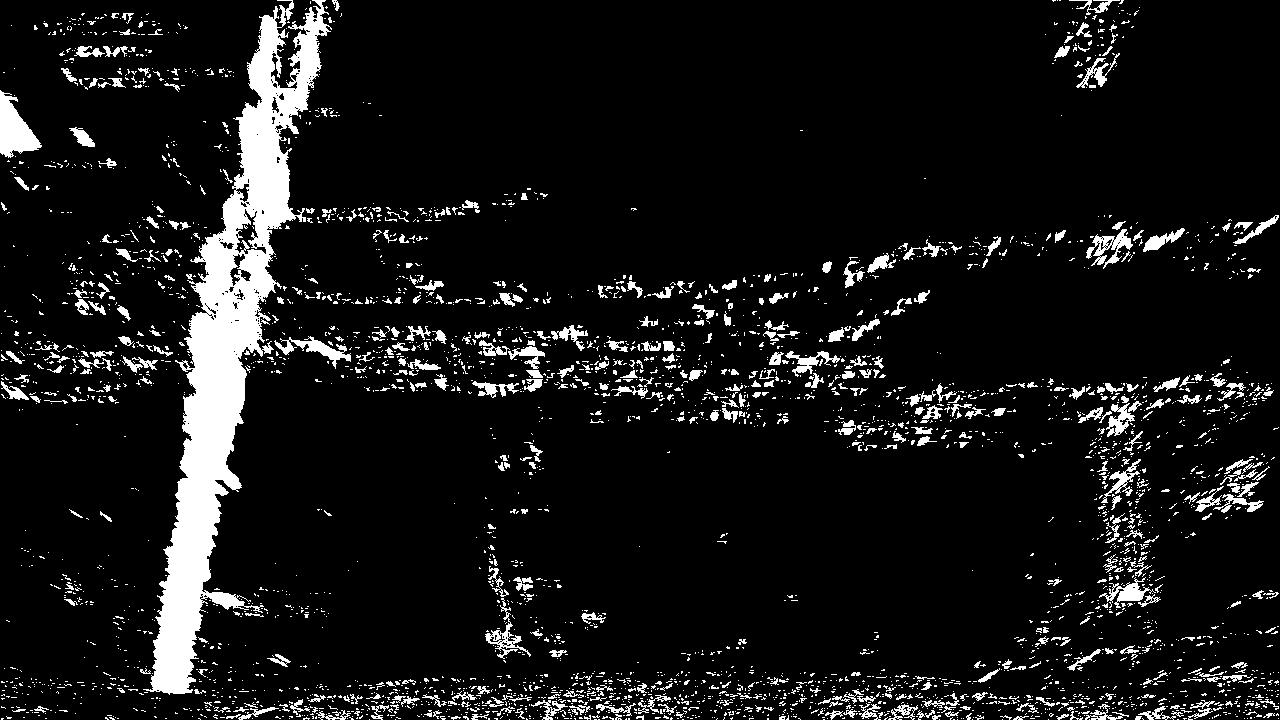
#> input picture test_images/binary_warped5.jpg, 1280 x 720 px; its folder holds 3 pictures in this run
$ jupyter execute --allow-errors AdvancedLaneFinding.ipynb   (shell and % lines are left out)   (Python 2 division)   (older library calls are emulated)
#> lines starting #> are read from the running program, lines starting #| are printed output that depends on the picture
## Advanced Lane Finding Project

The goals / steps of this project are the following:

* Compute the camera calibration matrix and distortion coefficients given a set of chessboard images.
* Apply a distortion correction to raw images.
* Use color transforms, gradients, etc., to create a thresholded binary image.
* Apply a perspective transform to rectify binary image ("birds-eye view").
* Detect lane pixels and fit to find the lane boundary.
* Determine the curvature of the lane and vehicle position with respect to center.
* Warp the detected lane boundaries back onto the original image.
* Output visual display of the lane boundaries and numerical estimation of lane curvature and vehicle position.

---
## First, I'll compute the camera calibration using chessboard images

[cell 1]
import numpy as np
import cv2
import glob
import matplotlib.pyplot as plt


# prepare object points, like (0,0,0), (1,0,0), (2,0,0) ....,(6,5,0)
objp = np.zeros((6*9,3), np.float32)
objp[:,:2] = np.mgrid[0:9,0:6].T.reshape(-1,2)

[cell 2]
# Arrays to store object points and image points from all the images.
objpoints = [] # 3d points in real world space
imgpoints = [] # 2d points in image plane.

# Make a list of calibration images
images = glob.glob('camera_cal/calibration*.jpg')
print(images)
# Step through the list and search for chessboard corners
shape = ()
for fname in images:
    img = cv2.imread(fname)

    gray = cv2.cvtColor(img,cv2.COLOR_BGR2GRAY)
    shape=gray.shape
    # Find the chessboard corners
    ret, corners = cv2.findChessboardCorners(gray, (9,6),None)
    # If found, add object points, image points
    if ret == True:
        objpoints.append(objp)
        imgpoints.append(corners)

        # [6 lines of commented-out code are left out]

Calibrate the camera

[cell 3]
print(shape)
#> (the rest of this cell did not finish here and is left out)

before finding lanes,there are 4 steps needed to be done.
First, camera calibration
Second, distortion correction
Third, color & gradient threshold
Fourth, perspective transform.
Fifth, find lanes
Sixth, calculate curvature.

[cell 4]
from moviepy.editor import *
from IPython.display import HTML
videofile = "challenge_video.mp4"
#> (the rest of this cell did not finish here and is left out)

[cell 5]
import random
#> (the rest of this cell did not finish here and is left out)

[cell 6]
import matplotlib.image as mpimg
import numpy as np
import scipy.misc
thresh_min = 15
thresh_max = 18
def grayScale(image):

    return cv2.cvtColor(image,cv2.COLOR_RGB2GRAY)
# [37 lines left out: functions abs_sobel_thresh, mag_thresh, dir_threshold, not called in this run]

#> (the rest of this cell did not finish here and is left out)

#> (a cell that did not finish here is left out)

[cell 8]
p1 = "test_images/straight_lines1.jpg"
#> p1 = 'test_images/straight_lines1.jpg'
p1 = "test_images/test1.jpg"
#> (the rest of this cell did not finish here and is left out)

[cell 9]
# [4 lines left out: function process_image, not called in this run]

[cell 10]
import scipy.misc
# [43 lines left out: functions conbinedThresh, colorThreshold, conbinedThreshold, not called in this run]


#> (the rest of this cell did not finish here and is left out)

[cell 11]
binary_warped = mpimg.imread("test_images/binary_warped5.jpg")
#> binary_warped is the input picture: shape (720, 1280); min 0, max 255, mean 23.3
print(int(binary_warped.shape[0]/2))
#| 360
histogram = np.sum(binary_warped[int(binary_warped.shape[0]/2):,:], axis=0)
#> histogram = 1280 values, max 76375 at index 191, min 274 at index 0, mean 9234
print(histogram.shape)
#| (1280,)
# Create an output image to draw on and  visualize the result
out_img = np.dstack((binary_warped, binary_warped, binary_warped))*255

print('out_image shape: ',out_img.shape)
#| out_image shape:  (720, 1280, 3)
# Find the peak of the left and right halves of the histogram
# These will be the starting point for the left and right lines
midpoint = np.int(histogram.shape[0]/2)
#> midpoint = 640
print(midpoint)
#| 640
leftx_base = np.argmax(histogram[:midpoint])
#> leftx_base = 191
rightx_base = np.argmax(histogram[midpoint:]) + midpoint
#> rightx_base = 1131

print("leftx_base: ",leftx_base," rightx_base: ",rightx_base)
#| leftx_base:  191  rightx_base:  1131
nwindows = 9
# Set height of windows
window_height = np.int(binary_warped.shape[0]/nwindows)
#> window_height = 80
# Identify the x and y positions of all nonzero pixels in the image
nonzero = binary_warped.nonzero()
#> nonzero = 179504 positions, rows 0 to 719, columns 0 to 1279
nonzeroy = np.array(nonzero[0])
nonzerox = np.array(nonzero[1])
# Current positions to be updated for each window
leftx_current = leftx_base
#> leftx_current = 191
rightx_current = rightx_base
#> rightx_current = 1131
# Set the width of the windows +/- margin
margin = 80
# Set minimum number of pixels found to recenter window
minpix = 50
# Create empty lists to receive left and right lane pixel indices
left_lane_inds = []
right_lane_inds = []


for window in range(nwindows):
    # Identify window boundaries in x and y (and right and left)
    win_y_low = binary_warped.shape[0] - (window+1)*window_height
    win_y_high = binary_warped.shape[0] - window*window_height
    win_xleft_low = leftx_current - margin
    win_xleft_high = leftx_current + margin
    win_xright_low = rightx_current - margin
    win_xright_high = rightx_current + margin
    # Draw the windows on the visualization image
    print((win_xleft_low,win_y_low),(win_xleft_high,win_y_high))
    cv2.rectangle(out_img,(win_xleft_low,win_y_low),(win_xleft_high,win_y_high),(0,255,0), 10)
    cv2.rectangle(out_img,(win_xright_low,win_y_low),(win_xright_high,win_y_high),(0,255,0), 10)
    # Identify the nonzero pixels in x and y within the window
    good_left_inds = ((nonzeroy >= win_y_low) & (nonzeroy < win_y_high) & (nonzerox >= win_xleft_low) & (nonzerox < win_xleft_high)).nonzero()[0]
    good_right_inds = ((nonzeroy >= win_y_low) & (nonzeroy < win_y_high) & (nonzerox >= win_xright_low) & (nonzerox < win_xright_high)).nonzero()[0]
    # Append these indices to the lists
    left_lane_inds.append(good_left_inds)
    right_lane_inds.append(good_right_inds)
    # If you found > minpix pixels, recenter next window on their mean position
    if len(good_left_inds) > minpix:
        leftx_current = np.int(np.mean(nonzerox[good_left_inds]))
    if len(good_right_inds) > minpix:
        rightx_current = np.int(np.mean(nonzerox[good_right_inds]))
#> this loop made 9 passes
#> (win_xleft_low, win_xleft_high, win_xright_low, win_xright_high, leftx_current, rightx_current) on passes 1 to 9: (111, 271, 1051, 1211, 187, 1132), (107, 267, 1052, 1212, 187, 1120), (107, 267, 1040, 1200, 194, 1133), (114, 274, 1053, 1213, 207, 1130), (127, 287, 1050, 1210, 210, 1134), (130, 290, 1054, 1214, 221, 1129), (141, 301, 1049, 1209, 241, 1128), (161, 321, 1048, 1208, 262, 1087), (182, 342, 1007, 1167, 283, 1091)
#| (111, 640) (271, 720)
#| (107, 560) (267, 640)
#| (107, 480) (267, 560)
#| (114, 400) (274, 480)
#| (127, 320) (287, 400)
#| (130, 240) (290, 320)
#| (141, 160) (301, 240)
#| (161, 80) (321, 160)
#> (further printed lines are left out)
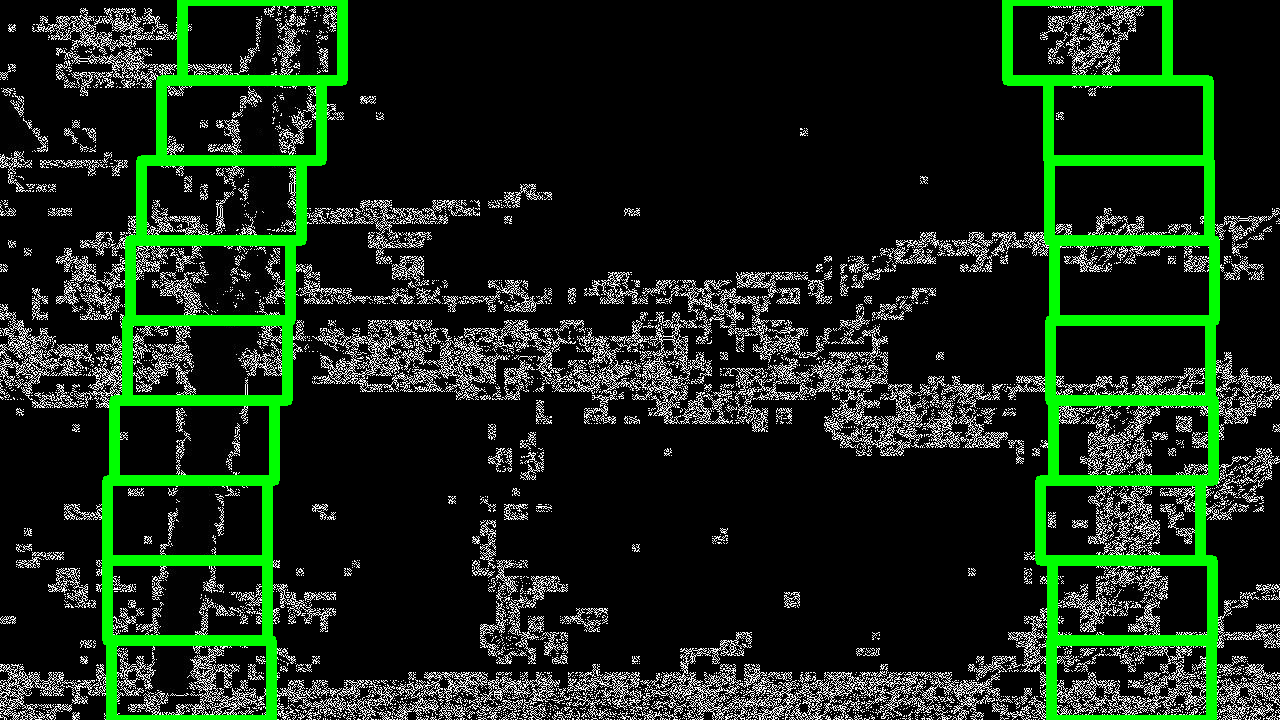
#> out_img: shape (720, 1280, 3); mean of channels 0, 1, 2 24.4, 41.7, 24.4; drawn as B, G, R
#> after the loop, left_lane_inds = 9 items; right_lane_inds = 9 items

# Concatenate the arrays of indices
left_lane_inds = np.concatenate(left_lane_inds)
right_lane_inds = np.concatenate(right_lane_inds)

# Extract left and right line pixel positions
leftx = nonzerox[left_lane_inds]
lefty = nonzeroy[left_lane_inds]
rightx = nonzerox[right_lane_inds]
righty = nonzeroy[right_lane_inds]
print('leftx:',leftx)
#> (printed output is left out)
print('lefty:',lefty)
#> (printed output is left out)
print('righty:',righty)
#> (printed output is left out)
print('rightx:',rightx)
#> (printed output is left out)
# Fit a second order polynomial to each
left_fit = np.polyfit(lefty, leftx, 2)
#> left_fit = [0.000252, -0.333, 297.7]
right_fit = np.polyfit(righty, rightx, 2)
#> right_fit = [-0.000177, 0.179, 1088.3]


# Generate x and y values for plotting
ploty = np.linspace(0, binary_warped.shape[0]-1, binary_warped.shape[0] )
#> ploty = 720 values from 0 to 719
left_fitx = left_fit[0]*ploty**2 + left_fit[1]*ploty + left_fit[2]
#> left_fitx = 720 values, max 297.7 at index 0, min 188.1 at index 659, mean 221.6
right_fitx = right_fit[0]*ploty**2 + right_fit[1]*ploty + right_fit[2]
#> right_fitx = 720 values, max 1133.3 at index 504, min 1088.3 at index 0, mean 1122

out_img[nonzeroy[left_lane_inds], nonzerox[left_lane_inds]] = [255, 0, 0]
out_img[nonzeroy[right_lane_inds], nonzerox[right_lane_inds]] = [0, 0, 255]
plt.imshow(out_img)
#> (this line was passed over: IPython is not available in this run)
plt.plot(left_fitx, ploty, color='yellow')
#> (this line was passed over: IPython is not available in this run)
plt.plot(right_fitx, ploty, color='yellow')
#> (this line was passed over: IPython is not available in this run)
plt.xlim(0, 1280)
#> (this line was passed over: IPython is not available in this run)
plt.ylim(720, 0)
#> (this line was passed over: IPython is not available in this run)

[cell 12]
# Assume you now have a new warped binary image
# from the next frame of video (also called "binary_warped")
# It's now much easier to find line pixels!
nonzero = binary_warped.nonzero()
nonzeroy = np.array(nonzero[0])
nonzerox = np.array(nonzero[1])
margin = 100
left_lane_inds = ((nonzerox > (left_fit[0]*(nonzeroy**2) + left_fit[1]*nonzeroy + left_fit[2] - margin)) & (nonzerox < (left_fit[0]*(nonzeroy**2) + left_fit[1]*nonzeroy + left_fit[2] + margin)))
right_lane_inds = ((nonzerox > (right_fit[0]*(nonzeroy**2) + right_fit[1]*nonzeroy + right_fit[2] - margin)) & (nonzerox < (right_fit[0]*(nonzeroy**2) + right_fit[1]*nonzeroy + right_fit[2] + margin)))

# Again, extract left and right line pixel positions
leftx = nonzerox[left_lane_inds]
lefty = nonzeroy[left_lane_inds]
rightx = nonzerox[right_lane_inds]
righty = nonzeroy[right_lane_inds]
# Fit a second order polynomial to each
left_fit = np.polyfit(lefty, leftx, 2)
#> left_fit = [0.000278, -0.354, 302.3]
right_fit = np.polyfit(righty, rightx, 2)
#> right_fit = [-0.000272, 0.248, 1082.8]
# Generate x and y values for plotting
ploty = np.linspace(0, binary_warped.shape[0]-1, binary_warped.shape[0] )
left_fitx = left_fit[0]*ploty**2 + left_fit[1]*ploty + left_fit[2]
#> left_fitx = 720 values, max 302.3 at index 0, min 189.7 at index 636, mean 223
right_fitx = right_fit[0]*ploty**2 + right_fit[1]*ploty + right_fit[2]
#> right_fitx = 720 values, max 1139.4 at index 456, min 1082.8 at index 0, mean 1125.1

# Create an image to draw on and an image to show the selection window
out_img = np.dstack((binary_warped, binary_warped, binary_warped))*255
window_img = np.zeros_like(out_img)
# Color in left and right line pixels
out_img[nonzeroy[left_lane_inds], nonzerox[left_lane_inds]] = [255, 0, 0]
out_img[nonzeroy[right_lane_inds], nonzerox[right_lane_inds]] = [0, 0, 255]
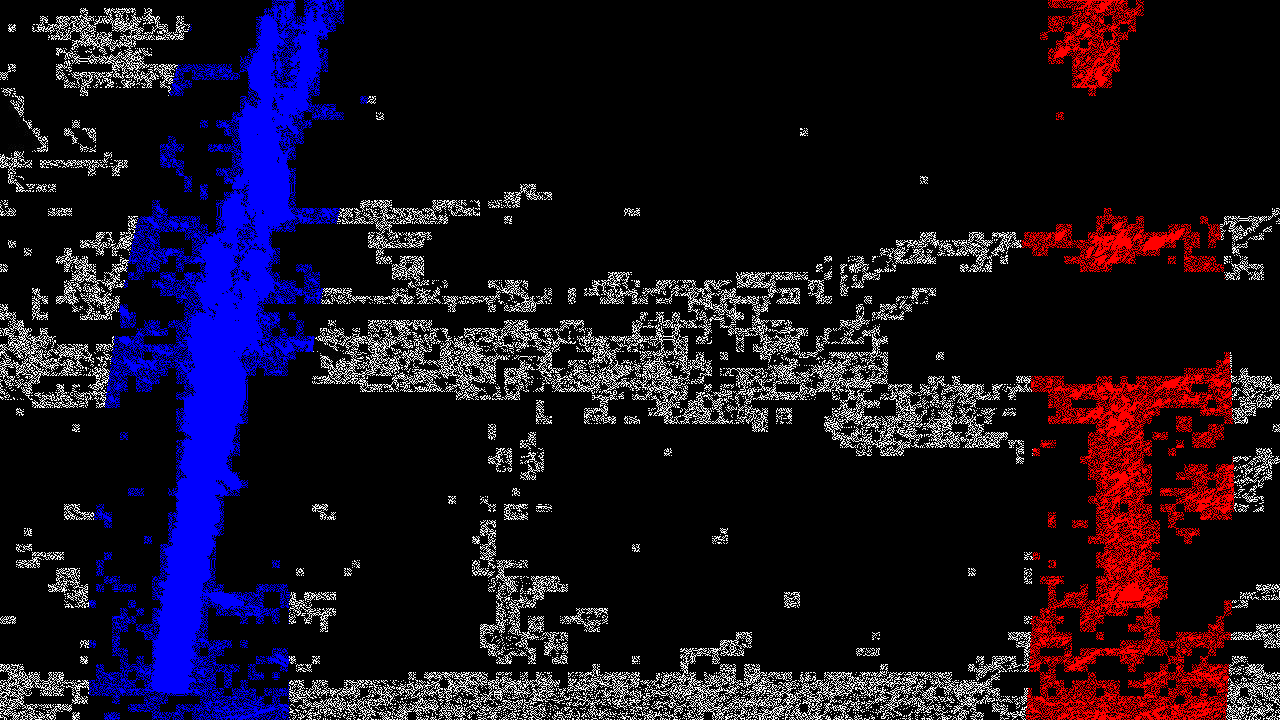
#> out_img: shape (720, 1280, 3); mean of channels 0, 1, 2 31.8, 16.4, 24.9; drawn as B, G, R

# Generate a polygon to illustrate the search window area
# And recast the x and y points into usable format for cv2.fillPoly()
left_line_window1 = np.array([np.transpose(np.vstack([left_fitx-margin, ploty]))])
#> left_line_window1 = 720 pairs, first value 89.68 to 202.3, second value 0 to 719
left_line_window2 = np.array([np.flipud(np.transpose(np.vstack([left_fitx+margin, ploty])))])
#> left_line_window2 = 720 pairs, first value 289.7 to 402.3, second value 0 to 719
left_line_pts = np.hstack((left_line_window1, left_line_window2))
#> left_line_pts = 1440 pairs, first value 89.68 to 402.3, second value 0 to 719
right_line_window1 = np.array([np.transpose(np.vstack([right_fitx-margin, ploty]))])
#> right_line_window1 = 720 pairs, first value 982.8 to 1039.4, second value 0 to 719
right_line_window2 = np.array([np.flipud(np.transpose(np.vstack([right_fitx+margin, ploty])))])
#> right_line_window2 = 720 pairs, first value 1182.8 to 1239.4, second value 0 to 719
right_line_pts = np.hstack((right_line_window1, right_line_window2))
#> right_line_pts = 1440 pairs, first value 982.8 to 1239.4, second value 0 to 719

# Draw the lane onto the warped blank image
cv2.fillPoly(window_img, np.int_([left_line_pts]), (0,255, 0))
cv2.fillPoly(window_img, np.int_([right_line_pts]), (0,255, 0))
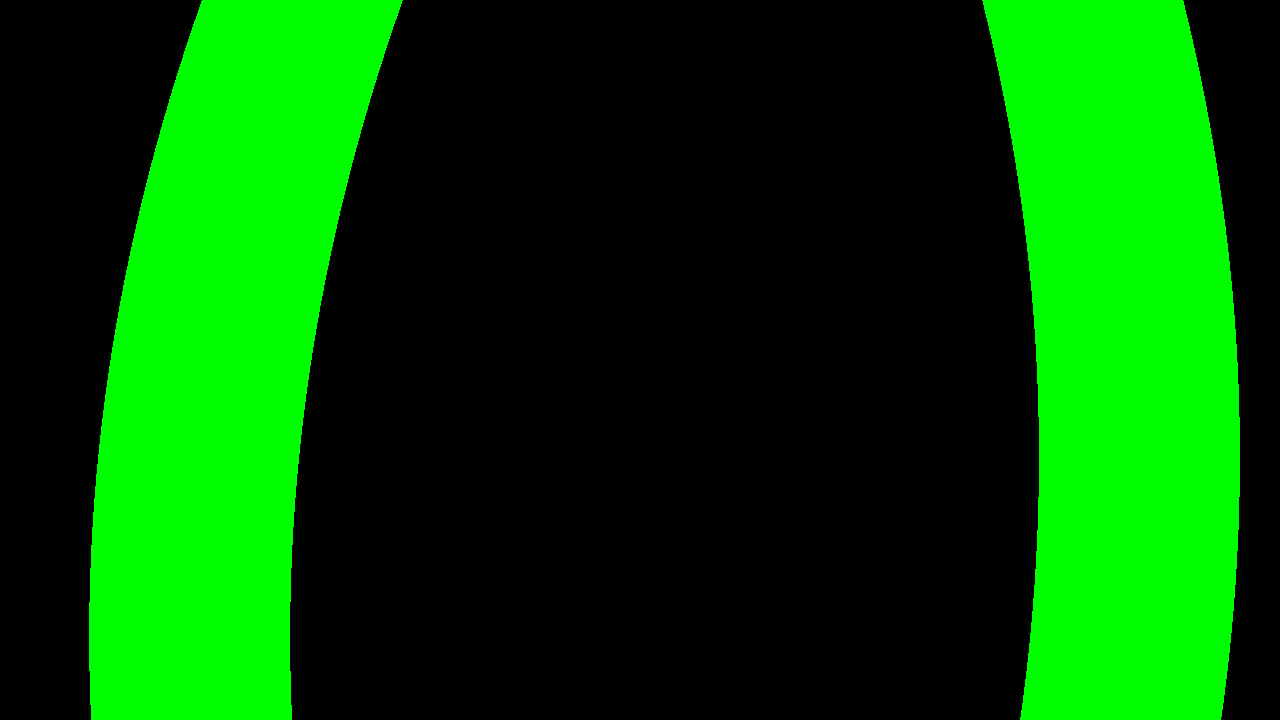
#> window_img: shape (720, 1280, 3); mean of channels 0, 1, 2 0, 80.1, 0; drawn as B, G, R
result = cv2.addWeighted(out_img, 1, window_img, 0.3, 0)
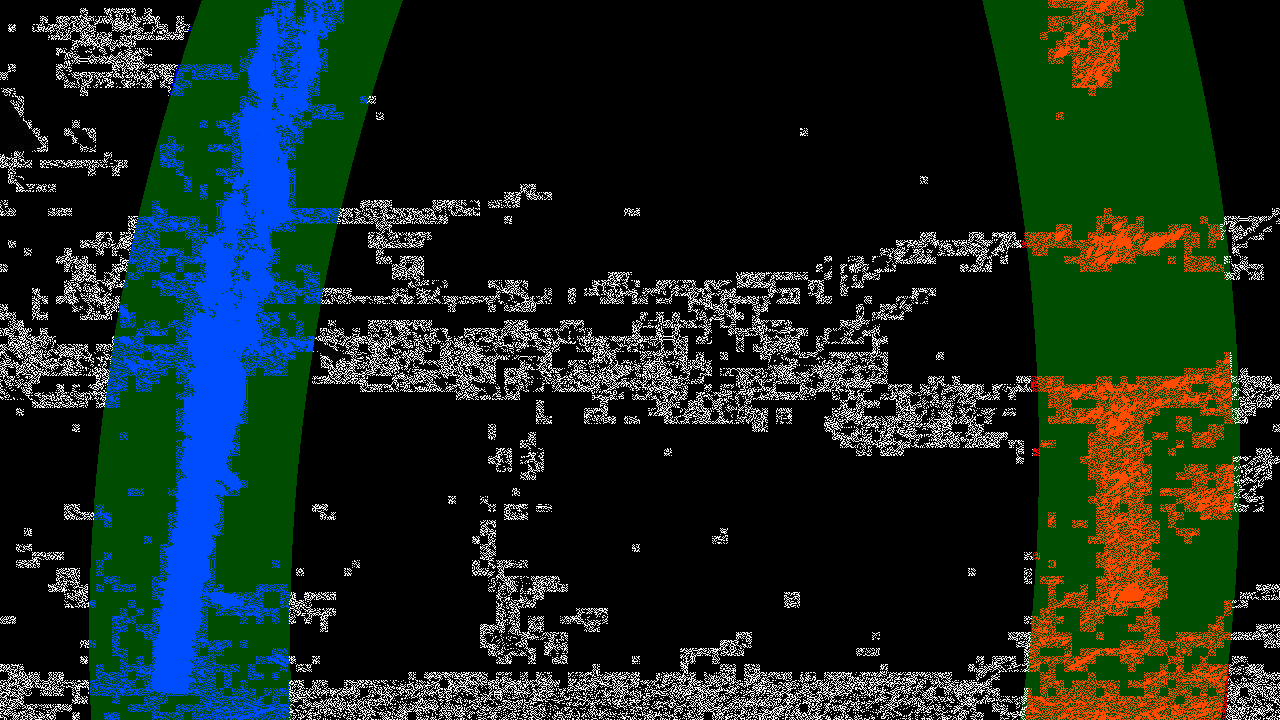
#> result: shape (720, 1280, 3); mean of channels 0, 1, 2 31.8, 40.2, 24.9; drawn as B, G, R
plt.imshow(result)
#> (this line was passed over: IPython is not available in this run)
plt.plot(left_fitx, ploty, color='yellow')
#> (this line was passed over: IPython is not available in this run)
plt.plot(right_fitx, ploty, color='yellow')
plt.xlim(0, 1280)
plt.ylim(720, 0)
